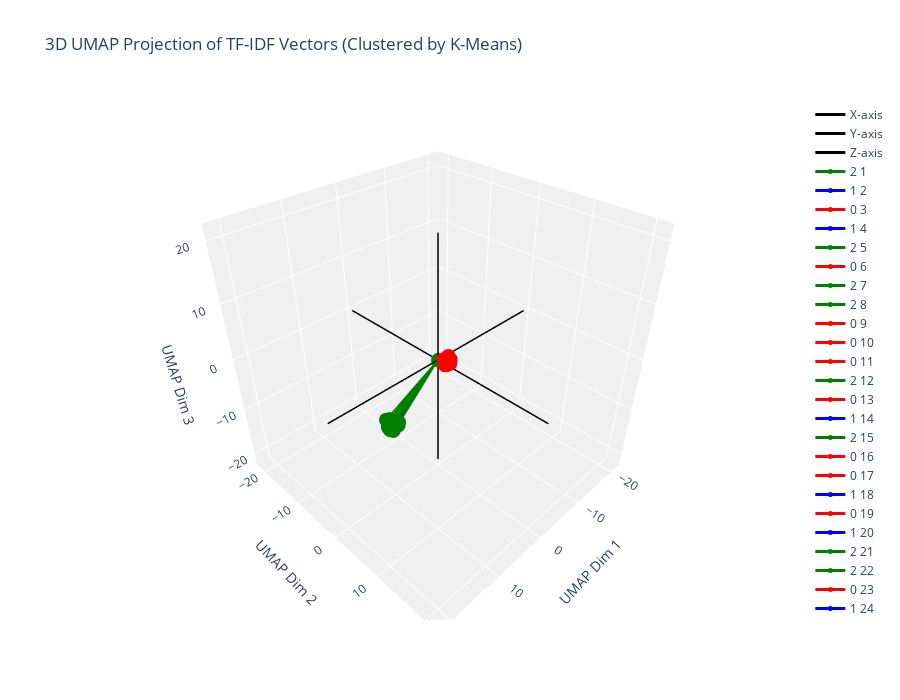

Write notebook code for a chart like this one.
### Code cell
plot_3d_vectors(X_umap, labels=labels, colors=colors, title="3D UMAP Projection of TF-IDF Vectors (Clustered by K-Means)")

### Figure 1 — Plotly figure (JSON) as saved in the notebook; plotly's stock layout.template omitted (floating-point values rounded to 4 significant figures)
{"data": [{"line": {"color": "black", "width": 3}, "mode": "lines", "name": "X-axis", "type": "scatter3d", "x": [-21.22, 21.22], "y": [0, 0], "z": [0, 0]}, {"line": {"color": "black", "width": 3}, "mode": "lines", "name": "Y-axis", "type": "scatter3d", "x": [0, 0], "y": [-21.22, 21.22], "z": [0, 0]}, {"line": {"color": "black", "width": 3}, "mode": "lines", "name": "Z-axis", "type": "scatter3d", "x": [0, 0], "y": [0, 0], "z": [-21.22, 21.22]}, {"line": {"color": "green", "width": 3}, "marker": {"color": "green", "size": 5}, "mode": "lines+markers", "name": "2 1", "type": "scatter3d", "x": [0, 16.71], "y": [0, 8.491], "z": [0, 2.525]}, {"line": {"color": "blue", "width": 3}, "marker": {"color": "blue", "size": 5}, "mode": "lines+markers", "name": "1 2", "type": "scatter3d", "x": [0, 15.9], "y": [0, 6.794], "z": [0, 0.6982]}, {"line": {"color": "red", "width": 3}, "marker": {"color": "red", "size": 5}, "mode": "lines+markers", "name": "0 3", "type": "scatter3d", "x": [0, 5.767], "y": [0, 7.438], "z": [0, 5.801]}, {"line": {"color": "blue", "width": 3}, "marker": {"color": "blue", "size": 5}, "mode": "lines+markers", "name": "1 4", "type": "scatter3d", "x": [0, 16.76], "y": [0, 7.539], "z": [0, 1.452]}, {"line": {"color": "green", "width": 3}, "marker": {"color": "green", "size": 5}, "mode": "lines+markers", "name": "2 5", "type": "scatter3d", "x": [0, 17.03], "y": [0, 8.113], "z": [0, 3.192]}, {"line": {"color": "red", "width": 3}, "marker": {"color": "red", "size": 5}, "mode": "lines+markers", "name": "0 6", "type": "scatter3d", "x": [0, 4.741], "y": [0, 6.901], "z": [0, 5.849]}, {"line": {"color": "green", "width": 3}, "marker": {"color": "green", "size": 5}, "mode": "lines+markers", "name": "2 7", "type": "scatter3d", "x": [0, 17.63], "y": [0, 8.517], "z": [0, 2.426]}, {"line": {"color": "green", "width": 3}, "marker": {"color": "green", "size": 5}, "mode": "lines+markers", "name": "2 8", "type": "scatter3d", "x": [0, 17.2], "y": [0, 8.652], "z": [0, 2.37]}, {"line": {"color": "red", "width": 3}, "marker": {"color": "red", "size": 5}, "mode": "lines+markers", "name": "0 9", "type": "scatter3d", "x": [0, 4.996], "y": [0, 7.041], "z": [0, 5.559]}, {"line": {"color": "red", "width": 3}, "marker": {"color": "red", "size": 5}, "mode": "lines+markers", "name": "0 10", "type": "scatter3d", "x": [0, 5.065], "y": [0, 7.133], "z": [0, 6.548]}, {"line": {"color": "red", "width": 3}, "marker": {"color": "red", "size": 5}, "mode": "lines+markers", "name": "0 11", "type": "scatter3d", "x": [0, 5.331], "y": [0, 6.427], "z": [0, 5.998]}, {"line": {"color": "green", "width": 3}, "marker": {"color": "green", "size": 5}, "mode": "lines+markers", "name": "2 12", "type": "scatter3d", "x": [0, 17.14], "y": [0, 8.894], "z": [0, 1.791]}, {"line": {"color": "red", "width": 3}, "marker": {"color": "red", "size": 5}, "mode": "lines+markers", "name": "0 13", "type": "scatter3d", "x": [0, 4.68], "y": [0, 6.765], "z": [0, 6.177]}, {"line": {"color": "blue", "width": 3}, "marker": {"color": "blue", "size": 5}, "mode": "lines+markers", "name": "1 14", "type": "scatter3d", "x": [0, 16.11], "y": [0, 7.865], "z": [0, 0.9717]}, {"line": {"color": "green", "width": 3}, "marker": {"color": "green", "size": 5}, "mode": "lines+markers", "name": "2 15", "type": "scatter3d", "x": [0, 16.82], "y": [0, 7.931], "z": [0, 2.393]}, {"line": {"color": "red", "width": 3}, "marker": {"color": "red", "size": 5}, "mode": "lines+markers", "name": "0 16", "type": "scatter3d", "x": [0, 4.878], "y": [0, 7.252], "z": [0, 5.957]}, {"line": {"color": "red", "width": 3}, "marker": {"color": "red", "size": 5}, "mode": "lines+markers", "name": "0 17", "type": "scatter3d", "x": [0, 5.179], "y": [0, 6.853], "z": [0, 6.155]}, {"line": {"color": "blue", "width": 3}, "marker": {"color": "blue", "size": 5}, "mode": "lines+markers", "name": "1 18", "type": "scatter3d", "x": [0, 16.51], "y": [0, 8.163], "z": [0, 1.05]}, {"line": {"color": "red", "width": 3}, "marker": {"color": "red", "size": 5}, "mode": "lines+markers", "name": "0 19", "type": "scatter3d", "x": [0, 5.155], "y": [0, 7.448], "z": [0, 5.697]}, {"line": {"color": "blue", "width": 3}, "marker": {"color": "blue", "size": 5}, "mode": "lines+markers", "name": "1 20", "type": "scatter3d", "x": [0, 15.8], "y": [0, 7.1], "z": [0, 0.4927]}, {"line": {"color": "green", "width": 3}, "marker": {"color": "green", "size": 5}, "mode": "lines+markers", "name": "2 21", "type": "scatter3d", "x": [0, 17.19], "y": [0, 9.183], "z": [0, 2.421]}, {"line": {"color": "green", "width": 3}, "marker": {"color": "green", "size": 5}, "mode": "lines+markers", "name": "2 22", "type": "scatter3d", "x": [0, 17.38], "y": [0, 9.222], "z": [0, 2.189]}, {"line": {"color": "red", "width": 3}, "marker": {"color": "red", "size": 5}, "mode": "lines+markers", "name": "0 23", "type": "scatter3d", "x": [0, 4.959], "y": [0, 7.326], "z": [0, 6.301]}, {"line": {"color": "blue", "width": 3}, "marker": {"color": "blue", "size": 5}, "mode": "lines+markers", "name": "1 24", "type": "scatter3d", "x": [0, 16.32], "y": [0, 8.06], "z": [0, 1.648]}, {"line": {"color": "green", "width": 3}, "marker": {"color": "green", "size": 5}, "mode": "lines+markers", "name": "2 25", "type": "scatter3d", "x": [0, 17.48], "y": [0, 7.994], "z": [0, 3.279]}, {"line": {"color": "blue", "width": 3}, "marker": {"color": "blue", "size": 5}, "mode": "lines+markers", "name": "1 26", "type": "scatter3d", "x": [0, 16.08], "y": [0, 7.1], "z": [0, 0.721]}, {"line": {"color": "blue", "width": 3}, "marker": {"color": "blue", "size": 5}, "mode": "lines+markers", "name": "1 27", "type": "scatter3d", "x": [0, 16.25], "y": [0, 7.72], "z": [0, 1.232]}, {"line": {"color": "green", "width": 3}, "marker": {"color": "green", "size": 5}, "mode": "lines+markers", "name": "2 28", "type": "scatter3d", "x": [0, 16.74], "y": [0, 8.267], "z": [0, 2.766]}, {"line": {"color": "red", "width": 3}, "marker": {"color": "red", "size": 5}, "mode": "lines+markers", "name": "0 29", "type": "scatter3d", "x": [0, 5.736], "y": [0, 7.059], "z": [0, 5.569]}, {"line": {"color": "green", "width": 3}, "marker": {"color": "green", "size": 5}, "mode": "lines+markers", "name": "2 30", "type": "scatter3d", "x": [0, 16.75], "y": [0, 9.479], "z": [0, 2.86]}, {"line": {"color": "blue", "width": 3}, "marker": {"color": "blue", "size": 5}, "mode": "lines+markers", "name": "1 31", "type": "scatter3d", "x": [0, 16.22], "y": [0, 7.329], "z": [0, 1.671]}, {"line": {"color": "blue", "width": 3}, "marker": {"color": "blue", "size": 5}, "mode": "lines+markers", "name": "1 32", "type": "scatter3d", "x": [0, 15.97], "y": [0, 7.115], "z": [0, 1.345]}, {"line": {"color": "red", "width": 3}, "marker": {"color": "red", "size": 5}, "mode": "lines+markers", "name": "0 33", "type": "scatter3d", "x": [0, 5.402], "y": [0, 7.0], "z": [0, 6.413]}, {"line": {"color": "blue", "width": 3}, "marker": {"color": "blue", "size": 5}, "mode": "lines+markers", "name": "1 34", "type": "scatter3d", "x": [0, 16.05], "y": [0, 6.922], "z": [0, 0.342]}, {"line": {"color": "green", "width": 3}, "marker": {"color": "green", "size": 5}, "mode": "lines+markers", "name": "2 35", "type": "scatter3d", "x": [0, 17.47], "y": [0, 8.439], "z": [0, 2.062]}, {"line": {"color": "green", "width": 3}, "marker": {"color": "green", "size": 5}, "mode": "lines+markers", "name": "2 36", "type": "scatter3d", "x": [0, 17.42], "y": [0, 8.708], "z": [0, 3.171]}, {"line": {"color": "green", "width": 3}, "marker": {"color": "green", "size": 5}, "mode": "lines+markers", "name": "2 37", "type": "scatter3d", "x": [0, 17.14], "y": [0, 7.857], "z": [0, 2.567]}, {"line": {"color": "blue", "width": 3}, "marker": {"color": "blue", "size": 5}, "mode": "lines+markers", "name": "1 38", "type": "scatter3d", "x": [0, 16.17], "y": [0, 6.693], "z": [0, 0.4353]}, {"line": {"color": "green", "width": 3}, "marker": {"color": "green", "size": 5}, "mode": "lines+markers", "name": "2 39", "type": "scatter3d", "x": [0, 17.68], "y": [0, 8.938], "z": [0, 2.28]}, {"line": {"color": "red", "width": 3}, "marker": {"color": "red", "size": 5}, "mode": "lines+markers", "name": "0 40", "type": "scatter3d", "x": [0, 4.825], "y": [0, 6.815], "z": [0, 6.484]}, {"line": {"color": "red", "width": 3}, "marker": {"color": "red", "size": 5}, "mode": "lines+markers", "name": "0 41", "type": "scatter3d", "x": [0, 5.337], "y": [0, 7.226], "z": [0, 6.001]}, {"line": {"color": "green", "width": 3}, "marker": {"color": "green", "size": 5}, "mode": "lines+markers", "name": "2 42", "type": "scatter3d", "x": [0, 16.69], "y": [0, 9.549], "z": [0, 3.339]}, {"line": {"color": "green", "width": 3}, "marker": {"color": "green", "size": 5}, "mode": "lines+markers", "name": "2 43", "type": "scatter3d", "x": [0, 16.51], "y": [0, 9.222], "z": [0, 3.101]}, {"line": {"color": "green", "width": 3}, "marker": {"color": "green", "size": 5}, "mode": "lines+markers", "name": "2 44", "type": "scatter3d", "x": [0, 16.86], "y": [0, 8.558], "z": [0, 1.417]}, {"line": {"color": "blue", "width": 3}, "marker": {"color": "blue", "size": 5}, "mode": "lines+markers", "name": "1 45", "type": "scatter3d", "x": [0, 16.54], "y": [0, 7.602], "z": [0, 1.908]}, {"line": {"color": "green", "width": 3}, "marker": {"color": "green", "size": 5}, "mode": "lines+markers", "name": "2 46", "type": "scatter3d", "x": [0, 16.2], "y": [0, 8.131], "z": [0, 2.19]}, {"line": {"color": "blue", "width": 3}, "marker": {"color": "blue", "size": 5}, "mode": "lines+markers", "name": "1 47", "type": "scatter3d", "x": [0, 16.53], "y": [0, 7.379], "z": [0, 0.9922]}, {"line": {"color": "green", "width": 3}, "marker": {"color": "green", "size": 5}, "mode": "lines+markers", "name": "2 48", "type": "scatter3d", "x": [0, 17.6], "y": [0, 8.763], "z": [0, 3.229]}, {"line": {"color": "blue", "width": 3}, "marker": {"color": "blue", "size": 5}, "mode": "lines+markers", "name": "1 49", "type": "scatter3d", "x": [0, 15.83], "y": [0, 7.52], "z": [0, 1.266]}, {"line": {"color": "green", "width": 3}, "marker": {"color": "green", "size": 5}, "mode": "lines+markers", "name": "2 50", "type": "scatter3d", "x": [0, 17.43], "y": [0, 8.187], "z": [0, 3.028]}], "layout": {"height": 700, "scene": {"xaxis": {"backgroundcolor": "rgb(240, 240, 240)", "title": {"text": "UMAP Dim 1"}}, "yaxis": {"backgroundcolor": "rgb(240, 240, 240)", "title": {"text": "UMAP Dim 2"}}, "zaxis": {"backgroundcolor": "rgb(240, 240, 240)", "title": {"text": "UMAP Dim 3"}}}, "showlegend": true, "title": {"text": "3D UMAP Projection of TF-IDF Vectors (Clustered by K-Means)"}, "width": 900}}
